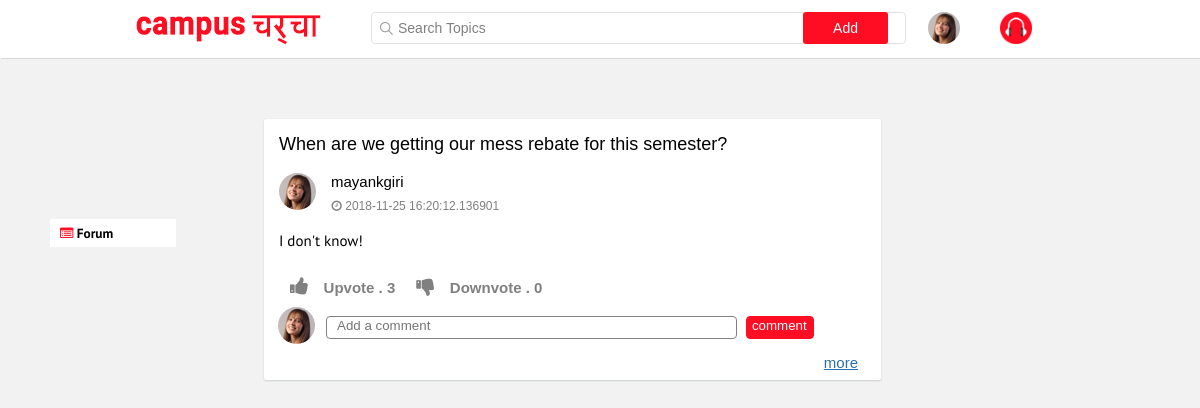
Screenshot of /topic/ (signed in) with the database file from the repository.
### se/models.py (models this page shows)
class Answer(models.Model):
    q_id = models.IntegerField()
    q_dt = models.CharField(max_length=500)
    a_dt = models.CharField(max_length=500)
    username = models.CharField(max_length=500)
    question = models.CharField(max_length=500)
    answer = models.CharField(max_length=2000)
    upvotes = models.IntegerField(default=0)
    downvotes = models.IntegerField(default=0)

### se/views.py (the view)
# urls.py: url(r'^topic/', views.topic_page),
def topic_page(request):
    hi = request.user
    if hi.is_authenticated:
        questions = Question.objects.all()
        answers = Answer.objects.all()
        comments = Comment.objects.all()
        return render(request, 'se/question.html', {'questions': questions,'answers': answers, 'user':hi ,'comments':comments} )
    return render(request, 'se/login.html')

### se/templates/se/question.html (shortened to what this page needs)
{% extends 'se/topic.html' %}
{% block post %}
        {% for answers1 in answers %}
        <div class="post">
	    <div id="quest_views">
	    <p id="question">{{ answers1.question }}</p>
	    </div>
	    <div id="profile_pic">
	    <img src="../../static/se/images/avatar.jpg" id="avatar">
	    <div><h1 id="profile_name">{{ answers1.username }}</h1><p id="answer_time"><i class="fa fa-clock-o" id="time"></i> {{ answers1.q_dt }}</p></div>
	    </div>
		<p class="answer">{{ answers1.answer }}</p>
	    <button class="more">more</button>
            <div class="umaa">
	    <div class="social_icons" id="uma">
<div class="sh">
            <form id="up" method="post" action="/upvote/">
                <button type="submit" > <i class="fa fa-thumbs-up" ></i><span><b>Upvote . {{ answers1.upvotes }}</b></span></button>
		    </form>
            <form id="down" method="post" action="/downvote/">
                <button type="submit" > <i class="fa fa-thumbs-down" ></i><span><b>Downvote . {{ answers1.downvotes }}</b>
		    </form>
            </div>
            <div class="make_comment" id="new">
                <img src="../../static/se/images/avatar.jpg" id="avatar1">
                <form class="reply_form" method="post" action="/comment/">
                    <input type="text" name="comment" placeholder="Add a comment" class="rap">
                    <button type="submit">comment</button>
                </form>
            </div>
        </div>
	    </div>
        </div>
    {% endfor %}
{% load poll_tags %}
{% endblock %}

### se/static/se/topic.css (style rules this page uses)
body { margin: 0px; font-family: sans-serif; font-size: 14px; background-color: #f2f2f2; height: 1200px; }
#avatar { float: left; border-radius: 50%; }
.post { width: 617px; height: auto; position: relative; top: 3.9em; background-color: white; border-radius: 2px; box-shadow: 0px 1px 2px #c9cccd; padding-bottom: 20px; margin:0px; }
#quest_views { height: auto; }
.post .social_icons { color: #999999; padding-left: 20px; width: 597px; height: auto; padding-top: 5px; display: none; margin-bottom: 10px; }
.social_icons i { padding-right: 10px; font-size: 20px; cursor: pointer; }
.social_icons span { font-size: 15px; padding-left: 5px; font-family: sans-serif; }
#uma { display: block; height: auto; position: relative; }
#question { padding-top: 15px; padding-left: 15px; font-size: 18px; font-family: sans-serif; width: 500px; cursor: pointer; }
#profile_pic { padding-left: 15px; }
#profile_name { position: relative; left: 1em; font-size: 15px; font-weight: normal; }
#answer_time { position: relative; top: -0.3em; font-size: 12px; color: grey; left: 1.3em; }
.answer { padding-left: 15px; font-size: 15px; font-family:'PT Sans', sans-serif; width: 580px; height: auto; text-align:justify; text-align-last: left; text-overflow: ellipsis; overflow: hidden; }
.more { border: none; padding: 2px; background-color: white; cursor: pointer; text-decoration: underline; color: #2b6dad; position: absolute; font-size: 15px; right:21px; bottom: 0.5em; }
.make_comment { padding-left: 15px; padding-top: 15px; padding-bottom: 15px; display: block; width: 95%; height: auto; margin-bottom: 20px; }
#new { padding-left: 0px; }
.reply_form input,.reply_form2 input { width: 70%; padding-left: 10px; height: 15px; padding-bottom: 5px; border:1px solid grey; border-radius: 4px; color: black; }
.make_comment img , .make_reply img { margin-right: 10px; }
.reply_form,.reply_form2 { margin-top: 5px; }
.reply_form button,.reply_form2 button { padding-bottom: 5px; padding-left: 5px; margin-left: 5px; border:1px solid #ff0d22; border-radius: 4px; background-color: #ff0d22; color: white; }
.sh button { color:grey; font-size: 14px; height: 32px; border: none; cursor: pointer; box-shadow: none; background: white; padding-right: 15px; border-radius: 10px; float: left; }
.sh button span { padding-left: 5px; }
#avatar1 { position: absolute; left: 1em; border-radius: 50%; top: 3em; }
.reply_form { position: relative; left: 3em; top: 1em; }

### rows the page displays
Answer: question "When are we getting our mess rebate for this semester?", username "mayankgiri", q_dt "2018-11-25 16:20:12.136901", answer "I don't know!", upvotes "3", downvotes "0"
